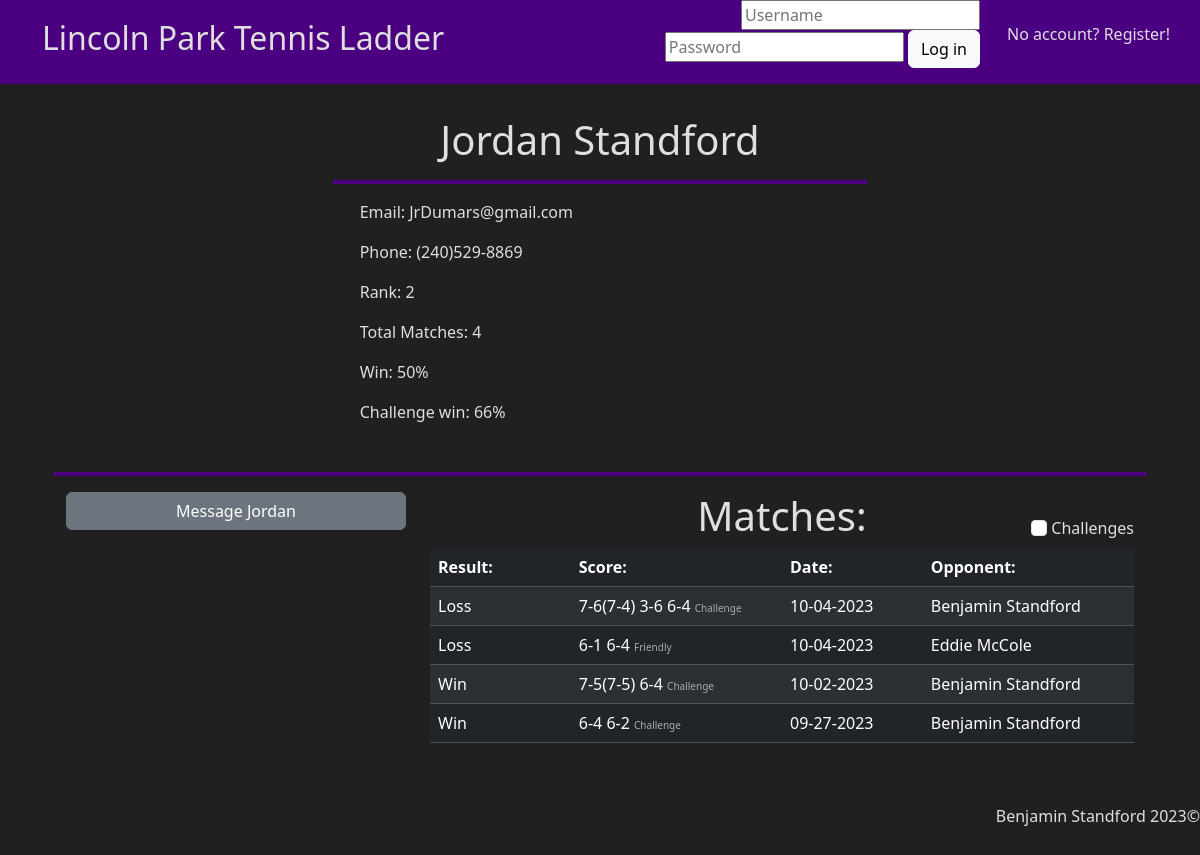
The app's page /profile?id=2 with its own data.
### app/helpers.py (models this page shows, shortened)
class User(db.Model):
    id = db.Column(db.Integer(), primary_key=True)
    first= db.Column(db.String(255), nullable=False)
    last = db.Column(db.String(255), nullable=False)
    username = db.Column(db.String(255), unique=True, nullable=False)
    password = db.Column(db.LargeBinary, nullable=False)
    salt = db.Column(db.LargeBinary, nullable=False)
    email = db.Column(db.String(255), unique=True, nullable=False)
    phone = db.Column(db.String(255))
    rank = db.Column(db.Integer(), default=0)
    date_joined = db.Column(db.DateTime, default=datetime.utcnow)
    matches = db.relationship("Match", secondary=user_match, backref="players")
    temp_matches = db.relationship("Temp_match", secondary=user_temp, backref="players")
    matches_won = db.relationship("Match", backref="winner", foreign_keys="Match.winner_id", lazy=True)
    matches_lost = db.relationship("Match", backref="loser", foreign_keys="Match.loser_id", lazy=True)
    msg_sent = db.relationship("Chat", backref="sender", foreign_keys="Chat.sender_id", lazy=True)
    msg_received = db.relationship("Chat", backref="recipient", foreign_keys="Chat.recipient_id", lazy=True)

class Match(db.Model):
    id = db.Column(db.Integer, primary_key=True)
    score = db.Column(db.String(50))
    winner_id = db.Column(db.Integer, db.ForeignKey("user.id"))
    loser_id = db.Column(db.Integer, db.ForeignKey("user.id"))
    date_played = db.Column(db.DateTime, default=datetime.utcnow)
    match_type = db.Column(db.String(50))

### app/routes.py (the view)
@app.route("/profile")
def profile():
        id = request.args.get('id')
        profile, stats = h.get_profile(id)
        if "USER" in session:
            try:
                messages = h.get_private_messages(profile.id, session["USER"])
                return render_template("profile.html", profile=profile, stats=stats, messages=messages)
            except KeyError:
                print("Exception caught! KeyError")
                return render_template("profile.html", profile=profile, stats=stats)
        else:
            return render_template("profile.html", profile=profile, stats=stats)

### app/helpers.py (called while the page is built)
def remove_timestamp(match):
    match.date = match.date_played.strftime(c.TIMESTAMP_DATE_ONLY)
    return match

### app/templates/profile.html (shortened to what this page needs)
{% extends "layout.html" %}
{% block main %}
    <div class="container">
        <div class="p-3"></div>
        <div class="row justify-content-center">
            {% if "USER" in session %}
                {% if profile.id != session["USER"] %}
                    <div class="col-12 col-lg-6">
                        <h1 class="text-center">{{ profile.first }} {{ profile.last }}</h1>
                        <hr class="border-4 opacity-100">
                        <div style="padding-left: 5%">
                            <p>Email: {{ profile.email }}</p>
                            <p>Phone: {{ profile.phone }}</p>
                            <p>Rank: {{ profile.rank }}</p>
                            <p>Total Matches: {{ stats[0] }}</p>
                            <p>Win: {{ stats[1] }}</p>
                            <p>Challenge win: {{ stats[2] }}</p>
                        </div>
                    </div>
                {% else %}
                    <div class="col-12 col-lg-6">
                        <h1 class="text-center">{{ profile.first }} {{ profile.last }}</h1>
                        <hr class="border-4 opacity-100">
                        <div style="padding-left: 5%">
                            <p>Email: {{ profile.email }}</p>
                            <p>Phone: {{ profile.phone }}</p>
                            <p>Rank: {{ profile.rank }}</p>
                            <p>Total Matches: {{ stats[0] }}</p>
                            <p>Win: {{ stats[1] }}</p>
                            <p>Challenge win: {{ stats[2] }}</p>
                        </div>
                        <div class="row justify-content-center">
                            <div class="col-auto">
                                <div><a href="/input"><button class="btn btn-secondary" type="button">Input Match Results</button></a></div>
                            </div>
                            <div class="col-auto">
                                <div><a href="/confirm"><button class="btn btn-secondary" type="button">Confirm Match Results</button></a></div>
                            </div>
                        </div>
                    </div>
                {% endif %}
            {% else %}
                <div class="col-12 col-lg-6">
                    <h1 class="text-center">{{ profile.first }} {{ profile.last }}</h1>
                    <hr class="border-4 opacity-100">
                    <div style="padding-left: 5%">
                        <p>Email: {{ profile.email }}</p>
                        <p>Phone: {{ profile.phone }}</p>
                        <p>Rank: {{ profile.rank }}</p>
                        <p>Total Matches: {{ stats[0] }}</p>
                        <p>Win: {{ stats[1] }}</p>
                        <p>Challenge win: {{ stats[2] }}</p>
                    </div>
            {% endif %}
        </div>
        <div class="row justify-content-center">
            <div class="p-3"></div>
            <hr class="border-4 opacity-100">
            <div class="col-12 col-lg-4" id="chat-col">
                <button class="btn btn-secondary mb-3" id="chat-btn" style="width: 100%" type="button" data-bs-toggle="collapse" data-bs-target="#collapseExample" aria-expanded="false" aria-controls="collapseExample">
                    Message {{ profile.first}}
                </button>
            </div>
            <div class="col-12 col-lg-8">
                <div class="row justify-content-start">
                    <div class="col-4"></div>
                    <div class="col-4 text-center">
                        <h1 class=>Matches:</h1>
                    </div>
                    <div class="col-4 text-end align-self-end pb-2">
                        <input class="form-check-input" name="filter" type="checkbox" id="filter" autocomplete="off">
                        <label for="filter" class="form--check-label">Challenges</label>
                    </div>
                </div>
                <table class="table table-dark table-striped table-hover">
                    <thead>
                        <tr>
                            <th style="width: 20%">Result:</th>
                            <th style="width: 30%">Score:</th>
                            <th style="width: 20%">Date:</th>
                            <th style="width: 30%">Opponent:</th>
                        </tr>
                    </thead>
                    <tbody id="all-matches">
                        {% for match in profile.matches|sort(attribute='id', reverse=True)|sort(attribute='date_played', reverse=True) %}
                            <tr>
                                <td>
                                    {% if match.winner_id == profile.id %}
                                        Win
                                    {% else %}
                                        Loss
                                    {% endif %}
                                </td>
                                <td>{{ match.score }} <span class="muted">{{ match.match_type }}</span></td>
                                <td>{{ match.date }}</td>
                                {% if match.winner_id == profile.id %}
                                <td><a href="/profile?id={{ match.loser_id }}">
                                    {% if match.loser.first %}
                                        {{ match.loser.first }} {{ match.loser.last }}
                                    {% else %}
                                        [Account Deleted]
                                    {% endif %}</a></td>
                                {% else %}
                                <td><a href="/profile?id={{ match.winner_id }}">
                                    {% if match.winner.first %}
                                        {{ match.winner.first }} {{ match.winner.last }}
                                    {% else %}
                                        [Account Deleted]
                                    {% endif %}</a></td>
                                {% endif %}
                            </tr>
                        {% endfor %}
                    </tbody>
                </table>
            </div>
        </div>
    </div>
{% endblock %}

### app/static/styles.css (style rules this page uses)
body { background-color: #202020; color: #dfdfdf; }
a { color: inherit; text-decoration: none; }
hr { color:indigo; }
.muted { font-size: x-small; color: #aaa }

### records on screen
User: first "Jordan", last "Standford", email "JrDumars@gmail.com", phone "(240)529-8869", rank "2"
Match: shows "Loss", score "7-6(7-4) 3-6 6-4", match_type "Challenge", date "10-04-2023", winner.first "Benjamin", winner.last "Standford"
Match: shows "Loss", score "6-1 6-4", match_type "Friendly", date "10-04-2023", winner.first "Eddie", winner.last "McCole"
Match: shows "Win", score "7-5(7-5) 6-4", match_type "Challenge", date "10-02-2023", loser.first "Benjamin", loser.last "Standford"
Match: shows "Win", score "6-4 6-2", match_type "Challenge", date "09-27-2023", loser.first "Benjamin", loser.last "Standford"

### other values on screen
{{ stats[0] }} "4"
{{ stats[1] }} "50%"
{{ stats[2] }} "66%"
